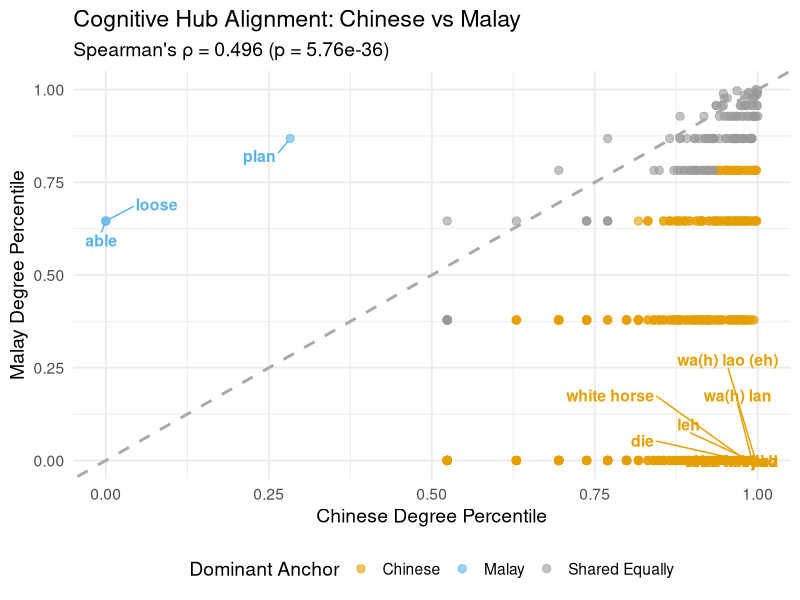
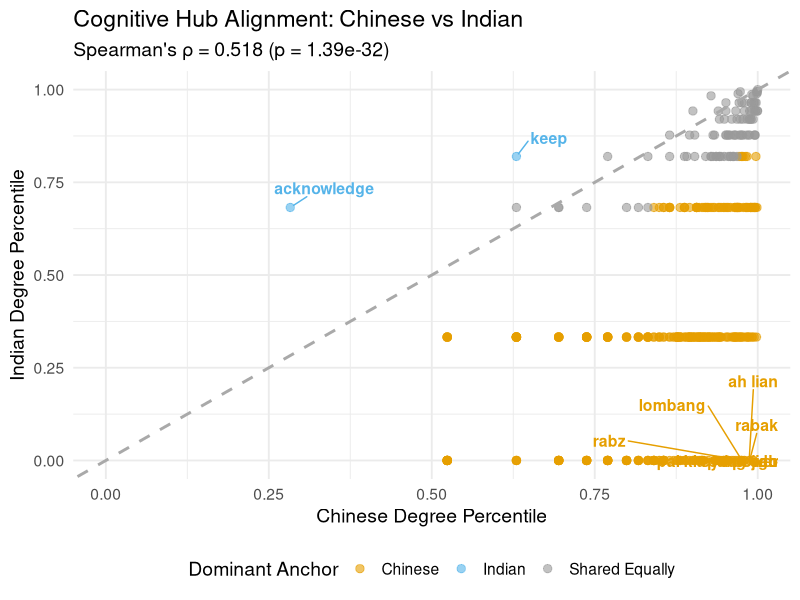
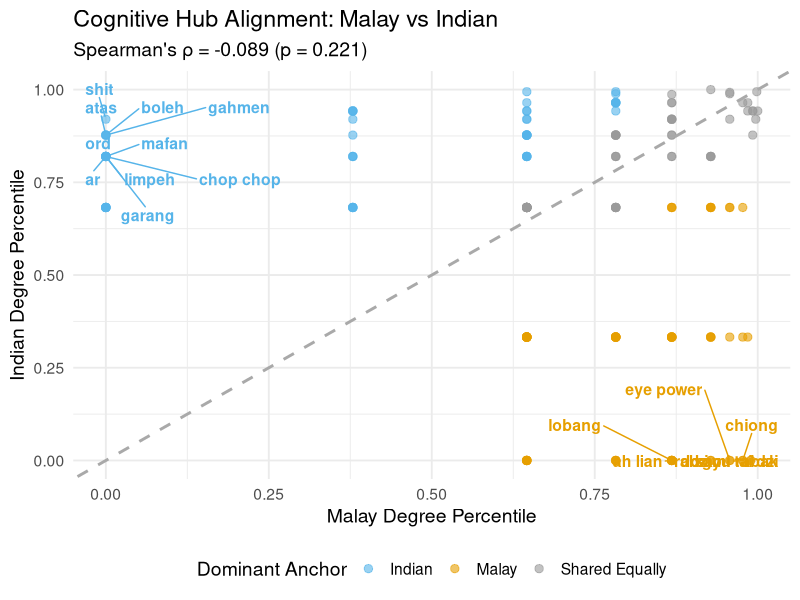

Reproduce these figures in R, in order.
## ---- chunk 1

# Set global chunk options
knitr::opts_chunk$set(echo = TRUE, message = FALSE, warning = FALSE, include = TRUE)
options(tibble.print_max = Inf, tibble.width = Inf)

# Load libraries
library(knitr)
library(yaml)
library(tidyverse)
library(tidytext)
library(igraph)
library(stringr)
library(ggplot2)
library(ggrepel)

set.seed(4246) 

## ---- chunk 2

# Read raw data
responses <- read.csv('../data/cleaned_responses_long.csv', row.names = 1) |>
  mutate(cue = tolower(cue), # convert all responses to lower case letters
         R1 = str_to_lower(iconv(R1, to = "UTF-8", sub = "")),
         R2 = str_to_lower(iconv(R2, to = "UTF-8", sub = "")),
         R3 = str_to_lower(iconv(R3, to = "UTF-8", sub = ""))
  )
  
participants <- read.csv('../data/participant_information.csv')

merged <- left_join(responses, participants, by = 'ResponseId') 

# add R2 and R3 as unique rows as well
merged_long <- merged |>
  pivot_longer(cols = c(R1, R2, R3), names_to = "response.round", values_to = "response") |>
  filter(!is.na(response) & response != "") |> 
  filter(str_length(str_trim(response)) > 1) |>
  distinct(ResponseId, cue, response, .keep_all = TRUE)

cue_list <- read.csv("../data/wiki_300_cue_list.csv", row.names = 1)

## ---- chunk 3
# Count of participants who resided and were born in Singapore
merged_long %>% 
  distinct(ResponseId, Country.Residence, Country.Birth) %>% 
  count(Country.Residence, Country.Birth)

## ---- chunk 4
df <- merged_long %>% 
  filter(
    `Country.Birth` %in% c("Singapore") & 
    `Country.Residence` %in% c("Singapore")
  )
## ---- chunk 5
# Count of participants from each race who was born and resided in Singapore
df %>% distinct(ResponseId, Race, Race_4_TEXT) %>% count(Race, Race_4_TEXT)
## ---- chunk 6
df <- df %>% 
  filter(`Race` %in% c("Chinese", 'Malay', 'Indian')) %>% 
  
  # move cue words and responses to front
  relocate(cue, response)
## ---- chunk 7
df2 <- df %>% 
  
  # remove canonical forms, definite and indefinite articles ()
  mutate(
    response_clean = str_replace_all(response, "(?i)\\b(a|an|the|to)\\b", ""),
    response_clean = str_squish(response_clean)
  ) %>% 
  
  # remove empty rows that become empty after cleaning
  filter(response_clean!= "" & !is.na(response_clean)) %>% 
  
  # remove responses that is the same as cue word
  filter(cue != response_clean) %>% 
  
  mutate(response = response_clean)

# to see the cue-response pairs that are removed
# df %>% anti_join(df2, by = c("ResponseId", "cue", "response.round")) %>%  select(cue, response)

num_rows_removed <- nrow(df) - nrow(df2)
print(paste("Total rows removed:", num_rows_removed))
print(paste("Percentage of responses removed:", round(num_rows_removed / nrow(df) * 100,3), "%"))
## ---- chunk 8
target_phrases <- c("don't know", "dont know", "not sure", "no idea")

df_with_counts <- df2 %>%
  group_by(cue, response) %>% 
  mutate(response_freq = n()) %>%
  ungroup()

# kept only the rows where the response is a target phrase AND it only appeared once (n == 1)
excluded_phrases <- df_with_counts %>%
  filter(response %in% target_phrases & response_freq == 1) %>%
  select(-response_freq)

# Keep the rows that are NOT the excluded phrases
df3 <- df2 %>% anti_join(excluded_phrases, by = c("ResponseId", "cue", "response"))

print(paste("Rows excluded:", nrow(excluded_phrases)))
print(paste("Percentage of rows excluded:", round(nrow(excluded_phrases) / nrow(df2) * 100, 3), "%"))
print(paste("Rows remaining in df3:", nrow(df3)))

# cue words that were kept because multiple people said these target phrases
kept_targets <- df3 %>%
  filter(tolower(response) %in% target_phrases) %>%
  select(cue, response) %>%
  distinct()

kable(kept_targets, caption = "Kept Target Phrases (since more than one person said them for the same cue")
## ---- chunk 9
total_responses <- nrow(df3)
initial_response_count <- total_responses

# count responses with more than one word
ngram_count <- df3 %>%
  filter(str_count(response, "\\w+") > 1) %>%
  nrow()

# calculate percentage
percentage_removed <- (ngram_count / total_responses) * 100

print(paste("Total responses in df3:", total_responses))
print(paste("Number of multi-word responses (n > 1):", ngram_count))
print(paste("Percentage of multi-word responses:", round(percentage_removed, 2), "%"))
## ---- chunk 10
df3_with_ngrams <- df3 %>%
  mutate(
    word_count = str_count(str_squish(response), "\\w+"),
    is_ngram = word_count > 1 # gives true/false
  )

# Calculate participant level statistics
participant_stats <- df3_with_ngrams %>%
  group_by(ResponseId, Race) %>% 
  summarise(
    total_responses = n(),
    # Proportion of responses that are n-grams (n > 1)
    prop_ngrams = mean(is_ngram, na.rm = TRUE),
    .groups = "drop_last"
  )

# Apply the De Deyne et al. (2019) criteria
valid_participants <- participant_stats %>%
  filter(
    prop_ngrams <= 0.30,  # Exclude if MORE than 30% are n-grams
  )

# Filtered dataset
final_filtered_df <- df3_with_ngrams %>%
  filter(ResponseId %in% valid_participants$ResponseId) %>%
  select(-word_count, -is_ngram)

# calculate exact loss
final_response_count <- nrow(final_filtered_df)
responses_lost <- initial_response_count - final_response_count
percentage_lost <- (responses_lost / initial_response_count) * 100

exclusion_summary <- tibble(
  Metric = c("Initial total responses", 
             "Total responses lost", 
             "Responses remaining", 
             "Percentage of dataset lost", 
             "Participants dropped"),
  Value = c(as.character(total_responses), 
            as.character(responses_lost), 
            as.character(final_response_count), 
            paste0(round(percentage_lost, 2), "%"), 
            as.character(nrow(participant_stats) - nrow(valid_participants)))
)

# Render a pretty table
kable(exclusion_summary, 
      col.names = c("Exclusion Summary", "Count/Value"),
      caption = "Exclusion Summary for Unigrams Only (De Deyne et al., 2019 Criteria)")
## ---- chunk 11
df3_with_ngrams <- df3 %>%
  mutate(
    word_count = str_count(str_squish(response), "\\w+"),
    is_ngram = word_count > 2 # gives true/false
  )

# Calculate participant level statistics
participant_stats <- df3_with_ngrams %>%
  group_by(ResponseId, Race) %>% 
  summarise(
    total_responses = n(),
    
    # N-gram proportion (> 30% of responses are 3+ words)
    prop_ngrams = mean(is_ngram, na.rm = TRUE),
    
    # Proportion of responses that are unique
    unique_responses = n_distinct(tolower(response), na.rm = TRUE),
    perc_unique = unique_responses / total_responses,
  )

# Apply the De Deyne et al. (2019) criteria
valid_participants <- participant_stats %>%
  filter(
    prop_ngrams <= 0.30,  # Exclude if MORE than 30% are n-grams
  )

# Filtered dataset
final_filtered_df <- df3_with_ngrams %>%
  filter(ResponseId %in% valid_participants$ResponseId) %>%
  select(-word_count, -is_ngram)

# calculate exact loss
final_response_count <- nrow(final_filtered_df)
responses_lost <- initial_response_count - final_response_count
percentage_lost <- (responses_lost / initial_response_count) * 100

exclusion_summary <- tibble(
  Metric = c("Initial total responses", 
             "Total responses lost", 
             "Responses remaining", 
             "Percentage of dataset lost", 
             "Participants dropped"),
  Value = c(as.character(total_responses), 
            as.character(responses_lost), 
            as.character(final_response_count), 
            paste0(round(percentage_lost, 2), "%"), 
            as.character(nrow(participant_stats) - nrow(valid_participants)))
)

# Render a pretty table
kable(exclusion_summary, 
      col.names = c("Exclusion Summary", "Count/Value"),
      caption = "Exclusion Summary for Unigrams and Bigrams (De Deyne et al., 2019 Criteria)")
## ---- chunk 12
failed_ngrams <- participant_stats %>% filter(prop_ngrams > 0.30)
failed_rep    <- participant_stats %>% filter(perc_unique < 0.80)

kable(failed_rep, caption = "Demographics: Failed <80% Uniqueness Check")
## ---- chunk 13

repetitive_audit <- df3_with_ngrams %>%
  filter(ResponseId %in% failed_rep$ResponseId) %>%
  
  # Count how many times each participant used each word
  group_by(ResponseId, Race) %>%
  count(response, name = "Times_Repeated") %>%
  arrange(ResponseId, desc(Times_Repeated)) %>%
  slice_max(order_by = Times_Repeated, n = 3, with_ties = FALSE) %>%
  ungroup() %>%
  
  # Join back to participant_stats to get their total cues and uniqueness score
  left_join(participant_stats %>% select(ResponseId, total_responses, perc_unique), 
            by = "ResponseId") %>%
  
  mutate(Uniqueness_Score = round(perc_unique, 3)) %>%
  select(ResponseId, Race, response, Times_Repeated, total_responses, Uniqueness_Score)

kable(repetitive_audit, caption = "Top Repeated Words by Excluded Participants (<80% Unique)")
## ---- chunk 14
df3_old <- df3
df3 <- df3 %>%
  filter(!ResponseId %in% failed_ngrams$ResponseId)
## ---- chunk 15
# number of words in every df
df_word_counts <- df3 %>%
  mutate(word_count = str_count(response, "\\w+"))

total_responses <- nrow(df_word_counts)

# calculate for > 5 words
removed_more_than_5 <- df_word_counts %>% 
  filter(word_count > 5) %>% 
  nrow()
pct_more_than_5 <- (removed_more_than_5 / total_responses) * 100

print(paste("Percentage of responses with MORE than 5 words:", round(pct_more_than_5, 2), "%"))
## ---- chunk 16
df4 <- df3 %>%  
  filter(str_count(response, "\\w+") <= 5)

threshold_summary <- tibble(
  Stage = c("Responses before (df3)", 
            "Responses after (df4)", 
            "Total removed"),
  Count = c(nrow(df3), 
            nrow(df4), 
            nrow(df3) - nrow(df4))
)

kable(threshold_summary, 
      col.names = c("Data Cleaning Stage", "Response Count"),
      caption = "Summary of 5-Word Maximum Threshold Cleaning")
## ---- chunk 17
final_dataset <- df4

el_full_dataset <- final_dataset %>% 
  select(cue, response) %>% 
  count(cue, response) %>% 
  rename(from = cue, to = response, weight = n)

el_full_byRace <- final_dataset %>% 
  select(cue, response, Race) %>% 
  count(cue, response, Race) %>% 
  rename(from = cue, to = response, weight = n)

#write.csv(final_dataset, "cleaned_final_dataset.csv", row.names=FALSE)
#write.csv(el_full_byRace, "el_full_byRace.csv", row.names=FALSE)
## ---- chunk 18
race_counts <- final_dataset %>%
  group_by(Race) %>%
  summarise(participant_count = n_distinct(ResponseId), total_responses=n()) %>% 
  mutate(
    participant_pct = round((participant_count / sum(participant_count)) * 100, 2),
    response_pct = round((total_responses / sum(total_responses)) * 100, 2),
    avg_response_per_participant = round(total_responses / participant_count, 2)
  ) %>% 
  select(Race, participant_count, participant_pct, total_responses, response_pct, avg_response_per_participant)

kable(race_counts, caption = "Table 1: Demographic Breakdown of Participants and Valid Semantic Responses")
## ---- chunk 19
el_full_chinese <- final_dataset %>% filter(Race == "Chinese") %>% 
  count(cue, response)  %>% rename(from = cue, to = response, weight = n) 

el_full_malay <- final_dataset %>% filter(Race == "Malay") %>% 
  count(cue, response)  %>% rename(from = cue, to = response, weight = n)

el_full_indian <- final_dataset %>% filter(Race == "Indian") %>% 
  count(cue, response)  %>% rename(from = cue, to = response, weight = n)

nodes_chinese <- length(unique(c(el_full_chinese$from, el_full_chinese$to)))
nodes_malay <- length(unique(c(el_full_malay$from, el_full_malay$to)))
nodes_indian <- length(unique(c(el_full_indian$from, el_full_indian$to)))

network_size_summary <- tibble(
  Demographic = c("Chinese", "Malay", "Indian"),
  Nodes = c(nodes_chinese, nodes_malay, nodes_indian),
  Edges = c(as.numeric(count(el_full_chinese)), 
            as.numeric(count(el_full_malay)), 
            as.numeric(count(el_full_indian)))
)

kable(network_size_summary, 
      col.names = c("Demographic Group", "Total Nodes", "Total Edges"),
      caption = "Summary of Full Hybrid Network Size by Race")
## ---- chunk 20
build_hybrid_network <- function(df, target_race) {
  df_race <- df %>% 
    filter(Race == target_race) %>% 
    mutate(doc_id = row_number())
  
  # 1. Get semantic edges (cue -> every word in response)
  edges_semantic <- df_race %>%
    # Break response into individual words (unigrams)
    unnest_tokens(to, response, token = "words") %>%
    rename(from = cue) %>%
    select(from, to, ResponseId)
  
  # 2. Get Syntactic Edges (word 1 in response -> word 2 in response)
  edges_syntactic <- df_race %>%
    # Break response into overlapping bigrams
    unnest_tokens(bigram, response, token = "ngrams", n = 2) %>%
    filter(!is.na(bigram)) %>%
    # Split bigram into 'from' and 'to'
    separate(bigram, into = c("from", "to"), sep = " ") %>%
    select(from, to, ResponseId)
  
  # 3. Combine and build graph
  hybrid_edges <- bind_rows(edges_semantic, edges_syntactic) |> 
    filter(from != to)
  
  g <- graph_from_data_frame(hybrid_edges  %>%
                               count(from, to, name = "weight"), directed = TRUE)
  
  df_name <- deparse(substitute(df))
  assign(paste0("el_hybrid_", target_race), hybrid_edges, envir = .GlobalEnv)
  
  # comps <- components(g)
  # lcc <- induced_subgraph(g, V(g)[comps$membership == which.max(comps$csize)])
  return(g)
}

## ---- chunk 21
g_chi_hybrid <- build_hybrid_network(final_dataset, "Chinese")
g_mal_hybrid <- build_hybrid_network(final_dataset, "Malay")
g_ind_hybrid <- build_hybrid_network(final_dataset, "Indian")
## ---- chunk 22
get_global_stats <- function(original_graph, race) {
  # Filter out nodes that have 0 edges in this specific demographic
  active_nodes <- V(original_graph)[degree(original_graph) > 0]
  active_graph <- induced_subgraph(original_graph, active_nodes)
  
  # get LCC
  net_components <- components(active_graph)
  num_components <- net_components$no
  lcc_size <- max(net_components$csize)
  proportion_lcc <- lcc_size / gorder(active_graph)
  
  lcc_id <- which.max(net_components$csize)
  lcc_graph <- induced_subgraph(active_graph, vids = V(active_graph)[net_components$membership == lcc_id])
  
  lcc_aspl <- mean_distance(lcc_graph, directed = TRUE, weights = NA)
  lcc_diameter <- diameter(lcc_graph, directed = TRUE, weights = NA)
  lcc_transitivity <- transitivity(lcc_graph, type = "global") 
  lcc_density <- edge_density(lcc_graph)
  
  # Calculate global metrics
  tibble(
    Demographic = race,
    Nodes = gorder(active_graph),
    Edges = gsize(active_graph),
    Average_Degree = round(mean(degree(active_graph)), 3),
    Number_of_Components = components(active_graph)$no,
    LCC_Size = lcc_size,
    Proportion_in_LCC = proportion_lcc,
    ASPL = round(mean_distance(active_graph, directed = TRUE, weights = NULL), 3),
    Transitivity = round(transitivity(active_graph, type = "global"), 3),
    Diameter = diameter(active_graph, directed = TRUE, weights=NA, unconnected = TRUE),
    Global_Density = round(edge_density(active_graph), 5),
    Assortativity_Degree = assortativity_degree(active_graph, directed = TRUE),
    Degree_Centralisation = round(centr_degree(active_graph)$centralization, 4),
    
    LCC_ASPL = lcc_aspl,
    LCC_Transitivity = lcc_transitivity,
    LCC_Diameter = lcc_diameter,
    LCC_Density = lcc_density
  )
}
## ---- chunk 23
global_comparison_table <- bind_rows(
  get_global_stats(g_chi_hybrid, "Chinese"),
  get_global_stats(g_mal_hybrid, "Malay"),
  get_global_stats(g_ind_hybrid, "Indian")
)

kable(t(global_comparison_table), caption = "Table 2: Macro Network Statistics of Each Raw Demographic Network")
## ---- chunk 24
random_sample_hybrid <- function(dataset, target_edge_count) {
  
  available_ids <- dataset |> 
    pull(ResponseId) |> 
    unique()
  
  selected_ids <- c()
  current_edge_count <- 0
  
  while (current_edge_count < target_edge_count && length(available_ids) > 0) {
    sampled_id <- sample(available_ids, 1) # select one participant randomly
    selected_ids <- c(selected_ids, sampled_id) # add to pool
    available_ids <- setdiff(available_ids, sampled_id)
    
    # recalculate new total edges
    temp_el <- dataset |> 
      filter(ResponseId %in% selected_ids) |> 
      count(from, to)
    
    current_edge_count <- nrow(temp_el)
  }
  
  # give final edge list for this group
  final_el <- dataset |> 
    filter(ResponseId %in% selected_ids) |> 
    count(from, to, name="weight")
  
  return(final_el)
}
## ---- chunk 25
target_edges <- gsize(g_ind_hybrid)

el_matched_indian <- random_sample_hybrid(el_hybrid_Indian, target_edges)
el_matched_chinese <- random_sample_hybrid(el_hybrid_Chinese, target_edges)
el_matched_malay <- random_sample_hybrid(el_hybrid_Malay, target_edges)

print(c(nrow(el_matched_indian), nrow(el_matched_chinese), nrow(el_matched_malay)))

## ---- chunk 26
num_iterations <- 100
target_edges <- gsize(g_ind_hybrid)

set.seed(4246)

# run a single iteration for a specific demographic
run_single_boot_iteration <- function(edge_dataset, race_label) {
  sampled_el <- random_sample_hybrid(edge_dataset, target_edges) # random sample
  g_sampled <- graph_from_data_frame(sampled_el, directed = TRUE) # build graph
  stats <- get_global_stats(g_sampled, race_label) # get global stats
  return(stats)
}

chinese_boot_list <- lapply(1:num_iterations, function(i) {
  run_single_boot_iteration(el_hybrid_Chinese, "Chinese (Subsampled)")
})
chinese_iterations <- bind_rows(chinese_boot_list) # Combine 100 results

malay_boot_list <- lapply(1:num_iterations, function(i) {
  run_single_boot_iteration(el_hybrid_Malay, "Malay (Subsampled)")
})
malay_iterations <- bind_rows(malay_boot_list) # Combine 100 results
## ---- chunk 27
averaged_itereated_stats <- bind_rows(chinese_iterations, malay_iterations) %>%
  group_by(Demographic) %>%
  summarise(
    # Overall Graph Metrics
    Nodes_SD = round(sd(Nodes), 1), Nodes = round(mean(Nodes), 1),
    Edges_SD = round(sd(Edges), 1), Edges = round(mean(Edges), 1), 
    Avg_Degree_SD = round(sd(Average_Degree), 3), Average_Degree = round(mean(Average_Degree), 3),
    Components_SD = round(sd(Number_of_Components), 1), Number_of_Components = round(mean(Number_of_Components), 1),
    LCC_Size_SD = round(sd(LCC_Size), 1), LCC_Size = round(mean(LCC_Size), 1),
    Prop_in_LCC_SD = round(sd(Proportion_in_LCC), 4), Proportion_in_LCC = round(mean(Proportion_in_LCC), 4),
    
    # Topological Core Metrics
    ASPL_SD = round(sd(ASPL), 3), ASPL = round(mean(ASPL), 3),
    Transitivity_SD = round(sd(Transitivity), 3), Transitivity = round(mean(Transitivity), 3),
    Diameter_SD = round(sd(Diameter), 2), Diameter = round(mean(Diameter), 2),
    Edge_Density_SD = round(sd(Global_Density), 5), Edge_Density = round(mean(Global_Density), 5),
    Assortativity_SD = round(sd(Assortativity_Degree, na.rm=TRUE), 3), Assortativity_Degree = round(mean(Assortativity_Degree, na.rm=TRUE), 3),
    Centralisation_SD = round(sd(Degree_Centralisation), 4), Degree_Centralisation = round(mean(Degree_Centralisation), 4),
    
    # LCC Specific Metrics
    LCC_ASPL_SD = round(sd(LCC_ASPL), 3), LCC_ASPL = round(mean(LCC_ASPL), 3),
    LCC_Transitivity_SD = round(sd(LCC_Transitivity), 3), LCC_Transitivity = round(mean(LCC_Transitivity), 3),
    LCC_Diameter_SD = round(sd(LCC_Diameter), 2), LCC_Diameter = round(mean(LCC_Diameter), 2),
    LCC_Density_SD = round(sd(LCC_Density), 5), LCC_Density = round(mean(LCC_Density), 5)
  ) %>%
  
  # Reorder columns
  select(Demographic, 
         Nodes, Nodes_SD, Edges, Edges_SD, Average_Degree, Avg_Degree_SD,
         Number_of_Components, Components_SD, LCC_Size, LCC_Size_SD, Proportion_in_LCC, Prop_in_LCC_SD,
         ASPL, ASPL_SD, Transitivity, Transitivity_SD, Diameter, Diameter_SD,
         Edge_Density, Edge_Density_SD, Assortativity_Degree, Assortativity_SD,
         Degree_Centralisation, Centralisation_SD, 
         LCC_ASPL, LCC_ASPL_SD, LCC_Transitivity, LCC_Transitivity_SD, 
         LCC_Diameter, LCC_Diameter_SD, LCC_Density, LCC_Density_SD)

indian_baseline_stats <- get_global_stats(g_ind_hybrid, "Indian (Baseline)") %>%
  mutate(Demographic = as.character(Demographic)) 

final_macro_comparison <- bind_rows(averaged_itereated_stats, indian_baseline_stats)

kable(t(final_macro_comparison), caption = "Table 3: Averaged Macro-Level Statistics (100 Iterations)")
## ---- chunk 28
tidy_ttest <- function(test_obj, comparison_name, metric_name) {
  tibble(
    Comparison = comparison_name,
    Metric = metric_name,
    t = round(test_obj$statistic, 2),
    df = round(test_obj$parameter, 2),
    p = format.pval(test_obj$p.value, digits = 3, eps = 0.001),
    Mean_X = round(test_obj$estimate[1], 3),
    Mean_Y_or_Mu = ifelse(length(test_obj$estimate) > 1, 
                          round(test_obj$estimate[2], 3), 
                          round(test_obj$null.value, 3))
  )
}

# Run the tests and store objects
t_cm_aspl  <- t.test(chinese_iterations$ASPL, malay_iterations$ASPL)
t_cm_clust <- t.test(chinese_iterations$Transitivity, malay_iterations$Transitivity)

indian_aspl  <- indian_baseline_stats$ASPL[1]
indian_clust <- indian_baseline_stats$Transitivity[1]

t_ci_aspl  <- t.test(chinese_iterations$ASPL, mu = indian_aspl)
t_mi_aspl  <- t.test(malay_iterations$ASPL, mu = indian_aspl)
t_ci_clust <- t.test(chinese_iterations$Transitivity, mu = indian_clust)
t_mi_clust <- t.test(malay_iterations$Transitivity, mu = indian_clust)

# Combine into one table
ttest_summary <- bind_rows(
  tidy_ttest(t_cm_aspl,  "Chinese vs. Malay",  "ASPL"),
  tidy_ttest(t_cm_clust, "Chinese vs. Malay",  "Clustering"),
  tidy_ttest(t_ci_aspl,  "Chinese vs. Indian", "ASPL"),
  tidy_ttest(t_mi_aspl,  "Malay vs. Indian",   "ASPL"),
  tidy_ttest(t_ci_clust, "Chinese vs. Indian", "Clustering"),
  tidy_ttest(t_mi_clust, "Malay vs. Indian",   "Clustering")
)

# Render
kable(ttest_summary, 
      col.names = c("Comparison", "Metric", "t-stat", "df", "p-value", "Mean (Group 1)", "Mean (Group 2)"),
      caption = "Summary of Statistical Comparisons Across Demographics")
## ---- chunk 29
# Extract top n centrality words (normalised)
get_top_degree <- function(g, top_n = 20) {
  deg_scores <- degree(g, normalized = TRUE)
  sorted_scores <- sort(deg_scores, decreasing = TRUE)
  
  return(tibble(
    Word = names(sorted_scores)[1:top_n],
    Score = round(as.numeric(sorted_scores)[1:top_n], 4)
    ))
}
## ---- chunk 30
# get centrality scores
deg_chi <- get_top_degree(g_chi_hybrid, 20)
deg_mal <- get_top_degree(g_mal_hybrid, 20)
deg_ind <- get_top_degree(g_ind_hybrid, 20)

top20_table <- tibble(
  Rank = 1:20,
  Chi_Hubs = deg_chi$Word, Chi_Score = deg_chi$Score,
  Mal_Hubs = deg_mal$Word, Mal_Score = deg_mal$Score,
  Ind_Hubs = deg_ind$Word, Ind_Score = deg_ind$Score
)

kable(top20_table, caption = "Top 20 Degree Centrality Words (Hubs) by Demographic")
## ---- chunk 31
# Jaccard Similarity between two lists
compare_jaccard <- function(list_A, list_B, group_A, group_B) {
  shared <- intersect(list_A, list_B)
  total_unique <- union(list_A, list_B)
  
  tibble(
    Comparison = paste(group_A, "vs", group_B),
    Jaccard_Score = round(length(shared) / length(total_unique), 3),
    Shared_Count = length(shared),
    Shared_Words = paste(shared, collapse = ", ")
  )
}
## ---- chunk 32
jaccard_table <- bind_rows(
  compare_jaccard(deg_chi$Word, deg_mal$Word, "Chinese", "Malay"),
  compare_jaccard(deg_chi$Word, deg_ind$Word, "Chinese", "Indian"),
  compare_jaccard(deg_mal$Word, deg_ind$Word, "Malay", "Indian")
)

kable(jaccard_table, caption = "Table 4: Cross-Cultural Jaccard Similarity Scores")
## ---- chunk 33
compare_percentile_rank_shifts <- function(g_A, g_B, name_A, name_B) {
  
  # 1. Calculate Percentile Ranks for Network A (1.0 is the highest degree)
  deg_A <- enframe(degree(g_A, mode = "all"), name = "Word", value = "Degree_A") %>%
    mutate(Percentile_A = percent_rank(Degree_A))
  
  # 2. Calculate Percentile Ranks for Network B
  deg_B <- enframe(degree(g_B, mode = "all"), name = "Word", value = "Degree_B") %>%
    mutate(Percentile_B = percent_rank(Degree_B))
  
  # 3. Join, Filter, and Compare
  rank_comparison <- full_join(deg_A, deg_B, by = "Word") %>%
    # Drop words that is only mentioned 1 or 2 times
    filter(!(Degree_A <= 2 & Degree_B <= 2)) %>%
    
    mutate(
      Percentile_Shift = Percentile_A - Percentile_B,
      # If Shift is positive, it ranks higher in Group A. 
      # If Shift is negative, it ranks higher in Group B.
      # 15% threshold (0.15) to signify meaningful shift
      Dominant_Group = case_when(
        Percentile_Shift > 0.15 ~ name_A,
        Percentile_Shift < -0.15 ~ name_B,
        TRUE ~ "Shared Equally"
      )
    ) %>%
    # Sort by the most drastic shifts
    arrange(desc(abs(Percentile_Shift)))
  
  return(rank_comparison)
}
## ---- chunk 34
percentile_shift_chi_mal <- compare_percentile_rank_shifts(g_chi_hybrid, g_mal_hybrid, "Chinese", "Malay")

percentile_shift_chi_ind <- compare_percentile_rank_shifts(g_chi_hybrid, g_ind_hybrid, "Chinese", "Indian")

percentile_shift_mal_ind <- compare_percentile_rank_shifts(g_mal_hybrid, g_ind_hybrid, "Malay", "Indian")

kable(head(percentile_shift_chi_mal, 15), caption = "Table 5A: Top 15 Distinctive Lexical Anchors Between Chinese and Malay Networks")
kable(head(percentile_shift_chi_ind, 15), caption = "Table 5B: Top 15 Distinctive Lexical Anchors Between Chinese and Indian Networks")
kable(head(percentile_shift_mal_ind, 15), caption = "Table 5C: Top 15 Distinctive Lexical Anchors Between Malay and Indian Networks")
## ---- chunk 35
plot_spearman_shift <- function(shift_df, name_A, name_B) {
  
  spearman_test <- suppressWarnings(
    cor.test(shift_df$Percentile_A, shift_df$Percentile_B, method = "spearman")
  )
  
  rho_val <- round(spearman_test$estimate, 3)
  p_val <- signif(spearman_test$p.value, 3)
  
  top_A <- shift_df %>%
    filter(Dominant_Group == name_A) %>%
    arrange(desc(Percentile_Shift)) %>%
    slice_head(n = 10) %>%
    pull(Word)
  
  top_B <- shift_df %>%
    filter(Dominant_Group == name_B) %>%
    arrange(Percentile_Shift) %>% # Lowest (most negative) shifts
    slice_head(n = 10) %>%
    pull(Word)
  
  target_anchors <- c(top_A, top_B)
  
  plot_data <- shift_df %>%
    mutate(Label = ifelse(Word %in% target_anchors, Word, ""))
  
  # plot
  p <- ggplot(plot_data, aes(x = Percentile_A, y = Percentile_B, color = Dominant_Group)) +
    geom_point(alpha = 0.6, size = 2.5) +
    geom_abline(slope = 1, intercept = 0, linetype = "dashed", color = "darkgray", linewidth = 1) +
    
    geom_text_repel(aes(label = Label), size = 4, fontface = "bold", 
                    box.padding = 0.6, point.padding = 0.3, max.overlaps = Inf, 
                    show.legend = FALSE, min.segment.length = 0, seed = 42) +
    
    scale_color_manual(values = setNames(c("#E69F00", "#56B4E9", "#999999"), 
                                         c(name_A, name_B, "Shared Equally"))) +
    
    scale_x_continuous(limits = c(-0.05, 1.05), expand = c(0, 0)) +
    scale_y_continuous(limits = c(-0.05, 1.05), expand = c(0, 0)) +
    
    theme_minimal(base_size = 14) +
    labs(
      title = paste("Cognitive Hub Alignment:", name_A, "vs", name_B),
      subtitle = paste0("Spearman's \u03c1 = ", rho_val, " (p = ", p_val, ")"),
      x = paste(name_A, "Degree Percentile"),
      y = paste(name_B, "Degree Percentile"),
      color = "Dominant Anchor"
    ) +
    theme(legend.position = "bottom")
  
  # print stats
  cat(sprintf("\n\n#### %s vs %s \n", name_A, name_B))
  cat(sprintf("**Spearman's rho (ρ):** %s \n\n", rho_val))
  cat(sprintf("**p-value:** %s \n\n", p_val))
  
  if (p_val < 0.05) {
    cat("**STATISTICAL SIGNIFICANCE:** YES (p < 0.05) \n\n")
    if (rho_val > 0.7) {
      cat("**CONCLUSION:** Highly Similar. The core cognitive maps are nearly identical.\n\n")
    } else if (rho_val > 0.4) {
      cat("**CONCLUSION:** Moderately Similar. They share a foundation, but have distinct cultural variations.\n\n")
    } else {
      cat("**CONCLUSION:** Weakly Similar. Despite sharing vocabulary, their structural hubs are vastly different.\n\n")
    }
  } else {
    cat("**STATISTICAL SIGNIFICANCE:** NO (p > 0.05) \n\n")
    cat("**CONCLUSION:** Completely Divergent. There is no statistically significant relationship between how these two cultures rank their Singlish hubs.\n\n")
  }
  
  return(p)
}

## ---- chunk 36
plot_chi_mal <- plot_spearman_shift(percentile_shift_chi_mal, "Chinese", "Malay")
print(plot_chi_mal)

plot_chi_ind <- plot_spearman_shift(percentile_shift_chi_ind, "Chinese", "Indian")
print(plot_chi_ind)

plot_mal_ind <- plot_spearman_shift(percentile_shift_mal_ind, "Malay", "Indian")
print(plot_mal_ind)
